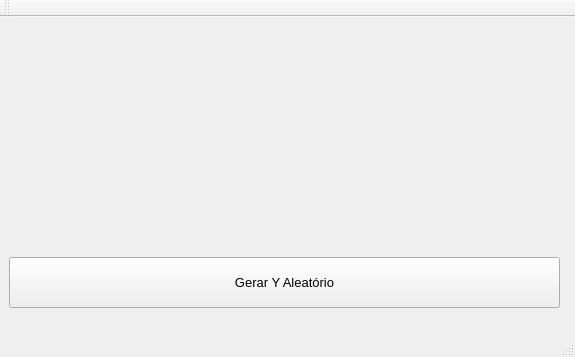
<?xml version="1.0" encoding="UTF-8"?>
<ui version="4.0">
 <class>MainWindow</class>
 <widget class="QMainWindow" name="MainWindow">
  <property name="geometry">
   <rect>
    <x>0</x>
    <y>0</y>
    <width>575</width>
    <height>357</height>
   </rect>
  </property>
  <property name="windowTitle">
   <string>MainWindow</string>
  </property>
  <widget class="QWidget" name="centralWidget">
   <widget class="QCustomPlot" name="grafico" native="true">
    <property name="geometry">
     <rect>
      <x>10</x>
      <y>10</y>
      <width>551</width>
      <height>221</height>
     </rect>
    </property>
   </widget>
   <widget class="QPushButton" name="btnRandomY">
    <property name="geometry">
     <rect>
      <x>9</x>
      <y>240</y>
      <width>551</width>
      <height>51</height>
     </rect>
    </property>
    <property name="font">
     <font>
      <pointsize>10</pointsize>
     </font>
    </property>
    <property name="text">
     <string>Gerar Y Aleatório</string>
    </property>
   </widget>
  </widget>
  <widget class="QMenuBar" name="menuBar">
   <property name="geometry">
    <rect>
     <x>0</x>
     <y>0</y>
     <width>575</width>
     <height>20</height>
    </rect>
   </property>
  </widget>
  <widget class="QToolBar" name="mainToolBar">
   <attribute name="toolBarArea">
    <enum>TopToolBarArea</enum>
   </attribute>
   <attribute name="toolBarBreak">
    <bool>false</bool>
   </attribute>
  </widget>
  <widget class="QStatusBar" name="statusBar"/>
 </widget>
 <layoutdefault spacing="6" margin="11"/>
 <customwidgets>
  <customwidget>
   <class>QCustomPlot</class>
   <extends>QWidget</extends>
   <header>qcustomplot.h</header>
   <container>1</container>
  </customwidget>
 </customwidgets>
 <resources/>
 <connections/>
</ui>
